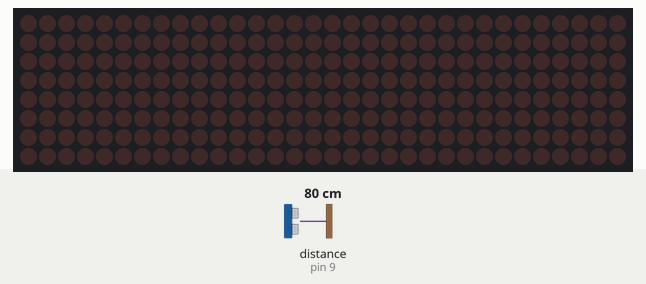
This sketch was run on a simulated Arduino Uno, built with avr-gcc and run on an emulated ATmega328P. Parts: 32×8 LED matrix. Wiring (inferred from the names in the program): ultrasonic range finder: trigger pin 8; echo pin 9. The test bench sets the inputs (shaded band); at power-on: distance to the obstacle (sensor on pin 9) 80 cm. The echo pulse lasts 58.3 µs per cm.

Above: at 1.2 s.
1.3 s: distance to the obstacle (sensor on pin 9) set to 33 cm
2.8 s: distance to the obstacle (sensor on pin 9) set to 28 cm
At 3.89 s:
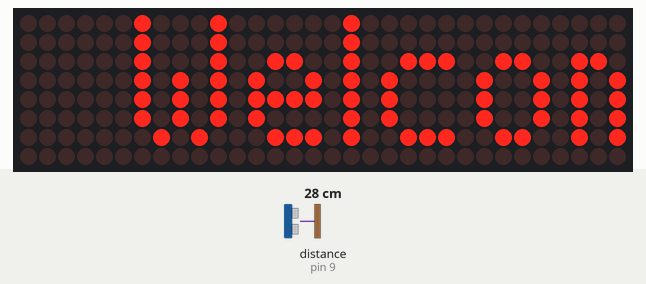
4.5 s: distance to the obstacle (sensor on pin 9) set to 2 cm
At 4.78 s:
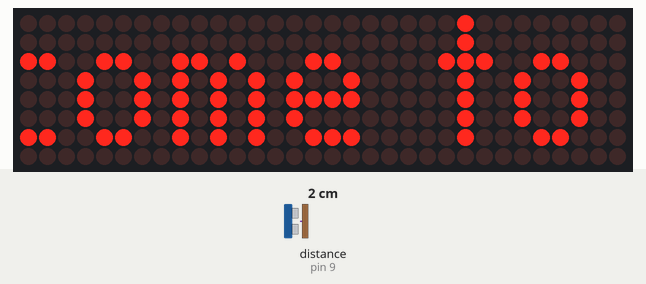

The sketch:

Traffic_light_system.ino
```cpp
#include <MD_Parola.h>
#include <MD_MAX72xx.h>
#include <SPI.h>

#define HARDWARE_TYPE MD_MAX72XX::FC16_HW
#define MAX_DEVICES 4

#define DATA_PIN 11
#define CS_PIN   10
#define CLK_PIN  13

MD_Parola display = MD_Parola(HARDWARE_TYPE, DATA_PIN, CLK_PIN, CS_PIN, MAX_DEVICES);

// Ultrasonic sensor pins
#define TRIG_PIN 8
#define ECHO_PIN 9

bool isScrolling = false;
bool objectDetected = false;  // To prevent retrigger while object stays
unsigned long lastTriggerTime = 0;

void setup() {
  display.begin();
  display.setIntensity(2);
  display.setTextAlignment(PA_LEFT);
  display.setSpeed(40);
  display.setPause(0);
  display.displayClear();

  pinMode(TRIG_PIN, OUTPUT);
  pinMode(ECHO_PIN, INPUT);
}

void loop() {
  long distance = getDistance();

  // Detect object entering zone
  if (distance > 0 && distance < 30 && !isScrolling && !objectDetected) {
    display.displayClear();
    display.displayScroll("Welcome to XII-Science", PA_LEFT, PA_SCROLL_LEFT, 40);
    isScrolling = true;
    objectDetected = true;
    lastTriggerTime = millis();
  }

  // Reset objectDetected when object moves away
  if (distance > 37 && objectDetected) {
    objectDetected = false;
  }

  // Animate the scroll
  if (isScrolling) {
    if (display.displayAnimate()) {
      isScrolling = false;
      display.displayClear();
    }
  }
}

long getDistance() {
  digitalWrite(TRIG_PIN, LOW);
  delayMicroseconds(2);
  digitalWrite(TRIG_PIN, HIGH);
  delayMicroseconds(10);
  digitalWrite(TRIG_PIN, LOW);

  long duration = pulseIn(ECHO_PIN, HIGH, 20000);  // 20ms timeout
  if (duration == 0) return -1;
  return duration * 0.034 / 2;
}
```

Measured:
- the behaviour switches between 31 and 30 cm on distance to the obstacle (sensor on pin 9) (found by bisection; images 0 and 1)
- after the input at 1.3 s, every drawn part: stays the same
- after the input at 2.8 s, the display: first changes at once (image 1 shows a later state)
